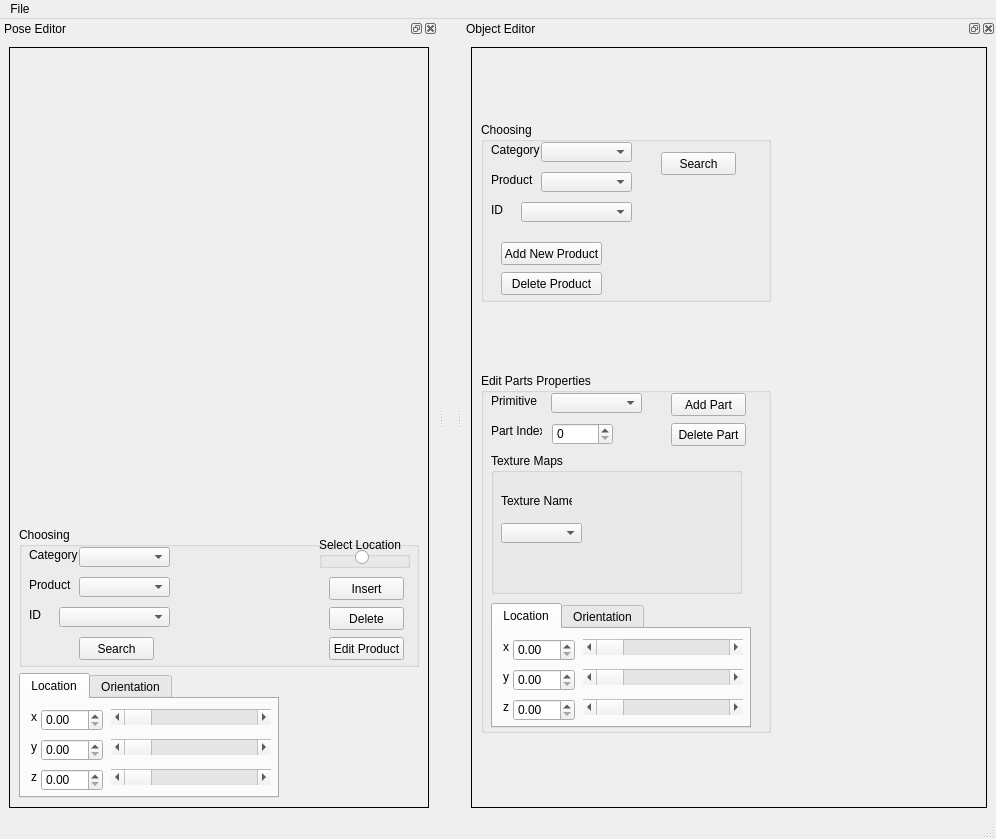
<?xml version="1.0" encoding="UTF-8"?>
<ui version="4.0">
 <class>VRShopEditorDlg</class>
 <widget class="QMainWindow" name="VRShopEditorDlg">
  <property name="geometry">
   <rect>
    <x>0</x>
    <y>0</y>
    <width>996</width>
    <height>839</height>
   </rect>
  </property>
  <property name="windowTitle">
   <string>MainWindow</string>
  </property>
  <widget class="QWidget" name="m_pCentralWidget"/>
  <widget class="QMenuBar" name="m_pMenubar">
   <property name="geometry">
    <rect>
     <x>0</x>
     <y>0</y>
     <width>996</width>
     <height>21</height>
    </rect>
   </property>
   <widget class="QMenu" name="m_pMenu">
    <property name="title">
     <string>File</string>
    </property>
    <addaction name="actionNewScene"/>
    <addaction name="actionLoadScene"/>
    <addaction name="actionSaveScene"/>
    <addaction name="separator"/>
    <addaction name="actionExit"/>
   </widget>
   <addaction name="m_pMenu"/>
  </widget>
  <widget class="QStatusBar" name="m_pStatusBar"/>
  <widget class="QDockWidget" name="m_pDockWidgetSceneEditorPose">
   <property name="floating">
    <bool>false</bool>
   </property>
   <property name="features">
    <set>QDockWidget::AllDockWidgetFeatures</set>
   </property>
   <property name="windowTitle">
    <string>Pose Editor</string>
   </property>
   <attribute name="dockWidgetArea">
    <number>1</number>
   </attribute>
   <widget class="QWidget" name="m_pDockWidgetPoseContents">
    <layout class="QGridLayout" name="gridLayout_2">
     <item row="0" column="0">
      <widget class="QFrame" name="m_pPoseEditorFrame">
       <property name="frameShape">
        <enum>QFrame::Box</enum>
       </property>
       <layout class="QGridLayout" name="gridLayout_4">
        <item row="2" column="0">
         <widget class="QTabWidget" name="m_pTabWidgetPropertiesPose">
          <property name="minimumSize">
           <size>
            <width>260</width>
            <height>125</height>
           </size>
          </property>
          <property name="maximumSize">
           <size>
            <width>260</width>
            <height>125</height>
           </size>
          </property>
          <property name="currentIndex">
           <number>0</number>
          </property>
          <widget class="QWidget" name="m_pTabLocationPose">
           <attribute name="title">
            <string>Location</string>
           </attribute>
           <widget class="QDoubleSpinBox" name="m_pDoubleSpinBoxLocationXPose">
            <property name="geometry">
             <rect>
              <x>20</x>
              <y>10</y>
              <width>62</width>
              <height>22</height>
             </rect>
            </property>
           </widget>
           <widget class="QDoubleSpinBox" name="m_pDoubleSpinBoxLocationZPose">
            <property name="geometry">
             <rect>
              <x>20</x>
              <y>70</y>
              <width>62</width>
              <height>22</height>
             </rect>
            </property>
           </widget>
           <widget class="QLabel" name="m_pLabelLocationYPose">
            <property name="geometry">
             <rect>
              <x>10</x>
              <y>40</y>
              <width>16</width>
              <height>16</height>
             </rect>
            </property>
            <property name="text">
             <string>y</string>
            </property>
           </widget>
           <widget class="QLabel" name="m_pLabelLocationZPose">
            <property name="geometry">
             <rect>
              <x>10</x>
              <y>70</y>
              <width>16</width>
              <height>16</height>
             </rect>
            </property>
            <property name="text">
             <string>z</string>
            </property>
           </widget>
           <widget class="QDoubleSpinBox" name="m_pDoubleSpinBoxLocationYPose">
            <property name="geometry">
             <rect>
              <x>20</x>
              <y>40</y>
              <width>62</width>
              <height>22</height>
             </rect>
            </property>
           </widget>
           <widget class="QLabel" name="m_pLabelLocationXPose">
            <property name="geometry">
             <rect>
              <x>10</x>
              <y>10</y>
              <width>16</width>
              <height>16</height>
             </rect>
            </property>
            <property name="text">
             <string>x</string>
            </property>
           </widget>
           <widget class="QScrollBar" name="m_pScrollBarLocationXPose">
            <property name="geometry">
             <rect>
              <x>90</x>
              <y>10</y>
              <width>160</width>
              <height>16</height>
             </rect>
            </property>
            <property name="orientation">
             <enum>Qt::Horizontal</enum>
            </property>
           </widget>
           <widget class="QScrollBar" name="m_pScrollBarLocationYPose">
            <property name="geometry">
             <rect>
              <x>90</x>
              <y>40</y>
              <width>160</width>
              <height>16</height>
             </rect>
            </property>
            <property name="orientation">
             <enum>Qt::Horizontal</enum>
            </property>
           </widget>
           <widget class="QScrollBar" name="m_pScrollBarLocationZPose">
            <property name="geometry">
             <rect>
              <x>90</x>
              <y>70</y>
              <width>160</width>
              <height>16</height>
             </rect>
            </property>
            <property name="orientation">
             <enum>Qt::Horizontal</enum>
            </property>
           </widget>
          </widget>
          <widget class="QWidget" name="m_pTabOrientationPose">
           <attribute name="title">
            <string>Orientation</string>
           </attribute>
           <widget class="QLabel" name="m_pLabelOrientationX">
            <property name="geometry">
             <rect>
              <x>10</x>
              <y>10</y>
              <width>16</width>
              <height>16</height>
             </rect>
            </property>
            <property name="text">
             <string>x</string>
            </property>
           </widget>
           <widget class="QScrollBar" name="m_pScrollBarOrientationYPose">
            <property name="geometry">
             <rect>
              <x>90</x>
              <y>40</y>
              <width>160</width>
              <height>16</height>
             </rect>
            </property>
            <property name="orientation">
             <enum>Qt::Horizontal</enum>
            </property>
           </widget>
           <widget class="QLabel" name="m_pLabelOrientationZ">
            <property name="geometry">
             <rect>
              <x>10</x>
              <y>70</y>
              <width>16</width>
              <height>16</height>
             </rect>
            </property>
            <property name="text">
             <string>z</string>
            </property>
           </widget>
           <widget class="QScrollBar" name="m_pScrollBarOrientationZPose">
            <property name="geometry">
             <rect>
              <x>90</x>
              <y>70</y>
              <width>160</width>
              <height>16</height>
             </rect>
            </property>
            <property name="orientation">
             <enum>Qt::Horizontal</enum>
            </property>
           </widget>
           <widget class="QDoubleSpinBox" name="m_pDoubleSpinBoxOrientationXPose">
            <property name="geometry">
             <rect>
              <x>20</x>
              <y>10</y>
              <width>62</width>
              <height>22</height>
             </rect>
            </property>
           </widget>
           <widget class="QDoubleSpinBox" name="m_pDoubleSpinBoxOrientationYPose">
            <property name="geometry">
             <rect>
              <x>20</x>
              <y>40</y>
              <width>62</width>
              <height>22</height>
             </rect>
            </property>
           </widget>
           <widget class="QScrollBar" name="m_pScrollBarOrientationXPose">
            <property name="geometry">
             <rect>
              <x>90</x>
              <y>10</y>
              <width>160</width>
              <height>16</height>
             </rect>
            </property>
            <property name="orientation">
             <enum>Qt::Horizontal</enum>
            </property>
           </widget>
           <widget class="QDoubleSpinBox" name="m_pDoubleSpinBoxOrientationZPose">
            <property name="geometry">
             <rect>
              <x>20</x>
              <y>70</y>
              <width>62</width>
              <height>22</height>
             </rect>
            </property>
           </widget>
           <widget class="QLabel" name="m_pLabelOrientationY">
            <property name="geometry">
             <rect>
              <x>10</x>
              <y>40</y>
              <width>16</width>
              <height>16</height>
             </rect>
            </property>
            <property name="text">
             <string>y</string>
            </property>
           </widget>
          </widget>
         </widget>
        </item>
        <item row="1" column="0">
         <widget class="QGroupBox" name="m_pGroupBoxChoosingPose">
          <property name="minimumSize">
           <size>
            <width>400</width>
            <height>140</height>
           </size>
          </property>
          <property name="maximumSize">
           <size>
            <width>400</width>
            <height>140</height>
           </size>
          </property>
          <property name="title">
           <string>Choosing</string>
          </property>
          <widget class="QComboBox" name="m_pComboBoxCategoryPose">
           <property name="geometry">
            <rect>
             <x>60</x>
             <y>20</y>
             <width>91</width>
             <height>20</height>
            </rect>
           </property>
          </widget>
          <widget class="QLabel" name="m_pLabelCategoryPose">
           <property name="geometry">
            <rect>
             <x>10</x>
             <y>20</y>
             <width>51</width>
             <height>16</height>
            </rect>
           </property>
           <property name="text">
            <string>Category</string>
           </property>
          </widget>
          <widget class="QComboBox" name="m_pComboBoxProductPose">
           <property name="geometry">
            <rect>
             <x>60</x>
             <y>50</y>
             <width>91</width>
             <height>20</height>
            </rect>
           </property>
          </widget>
          <widget class="QLabel" name="m_pLabelProductPose">
           <property name="geometry">
            <rect>
             <x>10</x>
             <y>50</y>
             <width>51</width>
             <height>16</height>
            </rect>
           </property>
           <property name="text">
            <string>Product</string>
           </property>
          </widget>
          <widget class="QPushButton" name="m_pPushButtonSearchPose">
           <property name="geometry">
            <rect>
             <x>60</x>
             <y>110</y>
             <width>75</width>
             <height>23</height>
            </rect>
           </property>
           <property name="text">
            <string>Search</string>
           </property>
          </widget>
          <widget class="QPushButton" name="m_pPushButtonInsertPose">
           <property name="geometry">
            <rect>
             <x>310</x>
             <y>50</y>
             <width>75</width>
             <height>23</height>
            </rect>
           </property>
           <property name="text">
            <string>Insert</string>
           </property>
          </widget>
          <widget class="QGroupBox" name="m_pComboBoxProductPose_2">
           <property name="geometry">
            <rect>
             <x>300</x>
             <y>10</y>
             <width>91</width>
             <height>31</height>
            </rect>
           </property>
           <property name="title">
            <string>Select Location</string>
           </property>
           <widget class="QRadioButton" name="m_pRadioButtonSelectLocation">
            <property name="geometry">
             <rect>
              <x>30</x>
              <y>10</y>
              <width>20</width>
              <height>20</height>
             </rect>
            </property>
            <property name="layoutDirection">
             <enum>Qt::RightToLeft</enum>
            </property>
            <property name="text">
             <string/>
            </property>
           </widget>
          </widget>
          <widget class="QLabel" name="m_pLabelProductCodePose">
           <property name="geometry">
            <rect>
             <x>10</x>
             <y>80</y>
             <width>21</width>
             <height>16</height>
            </rect>
           </property>
           <property name="text">
            <string>ID</string>
           </property>
          </widget>
          <widget class="QPushButton" name="m_pPushButtonDeletePose">
           <property name="geometry">
            <rect>
             <x>310</x>
             <y>80</y>
             <width>75</width>
             <height>23</height>
            </rect>
           </property>
           <property name="text">
            <string>Delete</string>
           </property>
          </widget>
          <widget class="QPushButton" name="m_pPushButtonEditPose">
           <property name="geometry">
            <rect>
             <x>310</x>
             <y>110</y>
             <width>75</width>
             <height>23</height>
            </rect>
           </property>
           <property name="text">
            <string>Edit Product</string>
           </property>
          </widget>
          <widget class="QLabel" name="m_pImageViewerChoosingPose">
           <property name="geometry">
            <rect>
             <x>160</x>
             <y>13</y>
             <width>121</width>
             <height>111</height>
            </rect>
           </property>
           <property name="text">
            <string/>
           </property>
          </widget>
          <widget class="QComboBox" name="m_pComboBoxProductCodePose">
           <property name="geometry">
            <rect>
             <x>40</x>
             <y>80</y>
             <width>111</width>
             <height>20</height>
            </rect>
           </property>
          </widget>
         </widget>
        </item>
        <item row="0" column="0">
         <widget class="QVTKWidget" name="m_pQVTKWidgetSceneEditorPose" native="true">
          <property name="minimumSize">
           <size>
            <width>400</width>
            <height>400</height>
           </size>
          </property>
         </widget>
        </item>
       </layout>
      </widget>
     </item>
    </layout>
   </widget>
  </widget>
  <widget class="QDockWidget" name="m_pDockWidgetObjectEditor">
   <property name="accessibleDescription">
    <string/>
   </property>
   <property name="autoFillBackground">
    <bool>false</bool>
   </property>
   <property name="floating">
    <bool>false</bool>
   </property>
   <property name="features">
    <set>QDockWidget::AllDockWidgetFeatures</set>
   </property>
   <property name="windowTitle">
    <string>Object Editor</string>
   </property>
   <attribute name="dockWidgetArea">
    <number>2</number>
   </attribute>
   <widget class="QWidget" name="m_pDockWidgetObjectContents">
    <layout class="QGridLayout" name="gridLayout_5">
     <item row="0" column="0">
      <widget class="QFrame" name="m_pObjectEditorFrame">
       <property name="sizePolicy">
        <sizepolicy hsizetype="Preferred" vsizetype="Preferred">
         <horstretch>0</horstretch>
         <verstretch>0</verstretch>
        </sizepolicy>
       </property>
       <property name="autoFillBackground">
        <bool>false</bool>
       </property>
       <property name="frameShape">
        <enum>QFrame::Box</enum>
       </property>
       <property name="frameShadow">
        <enum>QFrame::Plain</enum>
       </property>
       <layout class="QGridLayout" name="gridLayout">
        <item row="1" column="0">
         <widget class="QGroupBox" name="m_pGroupBoxEditParts">
          <property name="minimumSize">
           <size>
            <width>290</width>
            <height>360</height>
           </size>
          </property>
          <property name="maximumSize">
           <size>
            <width>290</width>
            <height>360</height>
           </size>
          </property>
          <property name="title">
           <string>Edit Parts Properties</string>
          </property>
          <widget class="QComboBox" name="m_pComboBoxEditPartsPrimitive">
           <property name="geometry">
            <rect>
             <x>70</x>
             <y>20</y>
             <width>91</width>
             <height>20</height>
            </rect>
           </property>
          </widget>
          <widget class="QLabel" name="m_pLabelEditPartsPrimitive">
           <property name="geometry">
            <rect>
             <x>10</x>
             <y>20</y>
             <width>51</width>
             <height>16</height>
            </rect>
           </property>
           <property name="text">
            <string>Primitive</string>
           </property>
          </widget>
          <widget class="QPushButton" name="m_pPushButtonAddPart">
           <property name="geometry">
            <rect>
             <x>190</x>
             <y>20</y>
             <width>75</width>
             <height>23</height>
            </rect>
           </property>
           <property name="text">
            <string>Add Part</string>
           </property>
          </widget>
          <widget class="QGroupBox" name="m_pGroupBoxTextureMap">
           <property name="geometry">
            <rect>
             <x>10</x>
             <y>80</y>
             <width>251</width>
             <height>141</height>
            </rect>
           </property>
           <property name="title">
            <string>Texture Maps</string>
           </property>
           <widget class="QComboBox" name="m_pComboBoxTextureMapsName">
            <property name="geometry">
             <rect>
              <x>10</x>
              <y>70</y>
              <width>81</width>
              <height>20</height>
             </rect>
            </property>
           </widget>
           <widget class="QLabel" name="m_pLabelTextureMapsName">
            <property name="geometry">
             <rect>
              <x>10</x>
              <y>40</y>
              <width>71</width>
              <height>16</height>
             </rect>
            </property>
            <property name="text">
             <string>Texture Name</string>
            </property>
           </widget>
           <widget class="QLabel" name="m_pImageViewerTextureName">
            <property name="geometry">
             <rect>
              <x>100</x>
              <y>10</y>
              <width>141</width>
              <height>121</height>
             </rect>
            </property>
            <property name="text">
             <string/>
            </property>
           </widget>
          </widget>
          <widget class="QTabWidget" name="m_pTabWidgetPropertiesObject">
           <property name="geometry">
            <rect>
             <x>10</x>
             <y>230</y>
             <width>260</width>
             <height>125</height>
            </rect>
           </property>
           <property name="minimumSize">
            <size>
             <width>260</width>
             <height>125</height>
            </size>
           </property>
           <property name="maximumSize">
            <size>
             <width>260</width>
             <height>125</height>
            </size>
           </property>
           <property name="currentIndex">
            <number>0</number>
           </property>
           <widget class="QWidget" name="m_pLocationObject">
            <attribute name="title">
             <string>Location</string>
            </attribute>
            <widget class="QDoubleSpinBox" name="m_pDoubleSpinBoxLocationXObject">
             <property name="geometry">
              <rect>
               <x>20</x>
               <y>10</y>
               <width>62</width>
               <height>22</height>
              </rect>
             </property>
            </widget>
            <widget class="QDoubleSpinBox" name="m_pDoubleSpinBoxLocationZObject">
             <property name="geometry">
              <rect>
               <x>20</x>
               <y>70</y>
               <width>62</width>
               <height>22</height>
              </rect>
             </property>
            </widget>
            <widget class="QLabel" name="m_pLabelLocationYObject">
             <property name="geometry">
              <rect>
               <x>10</x>
               <y>40</y>
               <width>16</width>
               <height>16</height>
              </rect>
             </property>
             <property name="text">
              <string>y</string>
             </property>
            </widget>
            <widget class="QLabel" name="m_pLabelLocationZObject">
             <property name="geometry">
              <rect>
               <x>10</x>
               <y>70</y>
               <width>16</width>
               <height>16</height>
              </rect>
             </property>
             <property name="text">
              <string>z</string>
             </property>
            </widget>
            <widget class="QDoubleSpinBox" name="m_pDoubleSpinBoxLocationYObject">
             <property name="geometry">
              <rect>
               <x>20</x>
               <y>40</y>
               <width>62</width>
               <height>22</height>
              </rect>
             </property>
            </widget>
            <widget class="QLabel" name="m_pLabelLocationXObject">
             <property name="geometry">
              <rect>
               <x>10</x>
               <y>10</y>
               <width>16</width>
               <height>16</height>
              </rect>
             </property>
             <property name="text">
              <string>x</string>
             </property>
            </widget>
            <widget class="QScrollBar" name="m_pScrollBarLocationXObject">
             <property name="geometry">
              <rect>
               <x>90</x>
               <y>10</y>
               <width>160</width>
               <height>16</height>
              </rect>
             </property>
             <property name="orientation">
              <enum>Qt::Horizontal</enum>
             </property>
            </widget>
            <widget class="QScrollBar" name="m_pScrollBarLocationYObject">
             <property name="geometry">
              <rect>
               <x>90</x>
               <y>40</y>
               <width>160</width>
               <height>16</height>
              </rect>
             </property>
             <property name="orientation">
              <enum>Qt::Horizontal</enum>
             </property>
            </widget>
            <widget class="QScrollBar" name="m_pScrollBarLocationZObject">
             <property name="geometry">
              <rect>
               <x>90</x>
               <y>70</y>
               <width>160</width>
               <height>16</height>
              </rect>
             </property>
             <property name="orientation">
              <enum>Qt::Horizontal</enum>
             </property>
            </widget>
           </widget>
           <widget class="QWidget" name="m_pOrientationObject">
            <attribute name="title">
             <string>Orientation</string>
            </attribute>
            <widget class="QLabel" name="m_pLabelOrientationXObject">
             <property name="geometry">
              <rect>
               <x>10</x>
               <y>10</y>
               <width>16</width>
               <height>16</height>
              </rect>
             </property>
             <property name="text">
              <string>x</string>
             </property>
            </widget>
            <widget class="QScrollBar" name="m_pScrollBarOrientationYObject">
             <property name="geometry">
              <rect>
               <x>90</x>
               <y>40</y>
               <width>160</width>
               <height>16</height>
              </rect>
             </property>
             <property name="orientation">
              <enum>Qt::Horizontal</enum>
             </property>
            </widget>
            <widget class="QLabel" name="m_pLabelOrientationZObject">
             <property name="geometry">
              <rect>
               <x>10</x>
               <y>70</y>
               <width>16</width>
               <height>16</height>
              </rect>
             </property>
             <property name="text">
              <string>z</string>
             </property>
            </widget>
            <widget class="QScrollBar" name="m_pScrollBarOrientationZObject">
             <property name="geometry">
              <rect>
               <x>90</x>
               <y>70</y>
               <width>160</width>
               <height>16</height>
              </rect>
             </property>
             <property name="orientation">
              <enum>Qt::Horizontal</enum>
             </property>
            </widget>
            <widget class="QDoubleSpinBox" name="m_pDoubleSpinBoxOrientationXObject">
             <property name="geometry">
              <rect>
               <x>20</x>
               <y>10</y>
               <width>62</width>
               <height>22</height>
              </rect>
             </property>
            </widget>
            <widget class="QDoubleSpinBox" name="m_pDoubleSpinBoxOrientationYObject">
             <property name="geometry">
              <rect>
               <x>20</x>
               <y>40</y>
               <width>62</width>
               <height>22</height>
              </rect>
             </property>
            </widget>
            <widget class="QScrollBar" name="m_pScrollBarOrientationXObject">
             <property name="geometry">
              <rect>
               <x>90</x>
               <y>10</y>
               <width>160</width>
               <height>16</height>
              </rect>
             </property>
             <property name="orientation">
              <enum>Qt::Horizontal</enum>
             </property>
            </widget>
            <widget class="QDoubleSpinBox" name="m_pDoubleSpinBoxOrientationZObject">
             <property name="geometry">
              <rect>
               <x>20</x>
               <y>70</y>
               <width>62</width>
               <height>22</height>
              </rect>
             </property>
            </widget>
            <widget class="QLabel" name="m_pLabelOrientationYObject">
             <property name="geometry">
              <rect>
               <x>10</x>
               <y>40</y>
               <width>16</width>
               <height>16</height>
              </rect>
             </property>
             <property name="text">
              <string>y</string>
             </property>
            </widget>
           </widget>
          </widget>
          <widget class="QLabel" name="m_pLabelPartIndex">
           <property name="geometry">
            <rect>
             <x>10</x>
             <y>50</y>
             <width>51</width>
             <height>16</height>
            </rect>
           </property>
           <property name="text">
            <string>Part Index</string>
           </property>
          </widget>
          <widget class="QSpinBox" name="m_pSpinBoxPartIndex">
           <property name="geometry">
            <rect>
             <x>71</x>
             <y>50</y>
             <width>61</width>
             <height>22</height>
            </rect>
           </property>
          </widget>
          <widget class="QPushButton" name="m_pPushButtonDeletePart">
           <property name="geometry">
            <rect>
             <x>190</x>
             <y>50</y>
             <width>75</width>
             <height>23</height>
            </rect>
           </property>
           <property name="text">
            <string>Delete Part</string>
           </property>
          </widget>
         </widget>
        </item>
        <item row="0" column="0">
         <widget class="QGroupBox" name="m_pGroupBoxChoosingObject">
          <property name="minimumSize">
           <size>
            <width>290</width>
            <height>180</height>
           </size>
          </property>
          <property name="maximumSize">
           <size>
            <width>290</width>
            <height>180</height>
           </size>
          </property>
          <property name="title">
           <string>Choosing</string>
          </property>
          <widget class="QComboBox" name="m_pComboBoxCategoryObject">
           <property name="geometry">
            <rect>
             <x>60</x>
             <y>20</y>
             <width>91</width>
             <height>20</height>
            </rect>
           </property>
          </widget>
          <widget class="QLabel" name="m_pLabelCategoryObject">
           <property name="geometry">
            <rect>
             <x>10</x>
             <y>20</y>
             <width>51</width>
             <height>16</height>
            </rect>
           </property>
           <property name="text">
            <string>Category</string>
           </property>
          </widget>
          <widget class="QComboBox" name="m_pComboBoxProductObject">
           <property name="geometry">
            <rect>
             <x>60</x>
             <y>50</y>
             <width>91</width>
             <height>20</height>
            </rect>
           </property>
          </widget>
          <widget class="QLabel" name="m_pLabelProductObject">
           <property name="geometry">
            <rect>
             <x>10</x>
             <y>50</y>
             <width>51</width>
             <height>16</height>
            </rect>
           </property>
           <property name="text">
            <string>Product</string>
           </property>
          </widget>
          <widget class="QPushButton" name="m_pPushButtonSearchObject">
           <property name="geometry">
            <rect>
             <x>180</x>
             <y>30</y>
             <width>75</width>
             <height>23</height>
            </rect>
           </property>
           <property name="text">
            <string>Search</string>
           </property>
          </widget>
          <widget class="QPushButton" name="m_pPushButtonAddProductObject">
           <property name="geometry">
            <rect>
             <x>20</x>
             <y>120</y>
             <width>101</width>
             <height>23</height>
            </rect>
           </property>
           <property name="text">
            <string>Add New Product</string>
           </property>
          </widget>
          <widget class="QLabel" name="m_pLabelProductCodeObject">
           <property name="geometry">
            <rect>
             <x>10</x>
             <y>80</y>
             <width>21</width>
             <height>16</height>
            </rect>
           </property>
           <property name="text">
            <string>ID</string>
           </property>
          </widget>
          <widget class="QPushButton" name="m_pPushButtonDeleteProductObject">
           <property name="geometry">
            <rect>
             <x>20</x>
             <y>150</y>
             <width>101</width>
             <height>23</height>
            </rect>
           </property>
           <property name="text">
            <string>Delete Product</string>
           </property>
          </widget>
          <widget class="QLabel" name="m_pLabelChoosingObject">
           <property name="geometry">
            <rect>
             <x>160</x>
             <y>60</y>
             <width>121</width>
             <height>111</height>
            </rect>
           </property>
           <property name="text">
            <string/>
           </property>
          </widget>
          <widget class="QComboBox" name="m_pComboBoxProductCodeObject">
           <property name="geometry">
            <rect>
             <x>40</x>
             <y>80</y>
             <width>111</width>
             <height>20</height>
            </rect>
           </property>
          </widget>
         </widget>
        </item>
        <item row="0" column="1" rowspan="2">
         <widget class="QVTKWidget" name="m_pQVTKWidgetSceneEditorObject" native="true">
          <property name="minimumSize">
           <size>
            <width>200</width>
            <height>200</height>
           </size>
          </property>
          <property name="maximumSize">
           <size>
            <width>16777215</width>
            <height>16777215</height>
           </size>
          </property>
          <layout class="QGridLayout" name="gridLayout_3"/>
         </widget>
        </item>
       </layout>
      </widget>
     </item>
    </layout>
   </widget>
  </widget>
  <action name="actionNewScene">
   <property name="text">
    <string>New Scene</string>
   </property>
  </action>
  <action name="actionLoadScene">
   <property name="text">
    <string>Load Scene</string>
   </property>
  </action>
  <action name="actionSaveScene">
   <property name="text">
    <string>Save Scene</string>
   </property>
  </action>
  <action name="actionExit">
   <property name="text">
    <string>Exit</string>
   </property>
  </action>
 </widget>
 <customwidgets>
  <customwidget>
   <class>QVTKWidget</class>
   <extends>QWidget</extends>
   <header location="global">qvtkwidget.h</header>
   <container>1</container>
  </customwidget>
 </customwidgets>
 <resources/>
 <connections/>
</ui>
